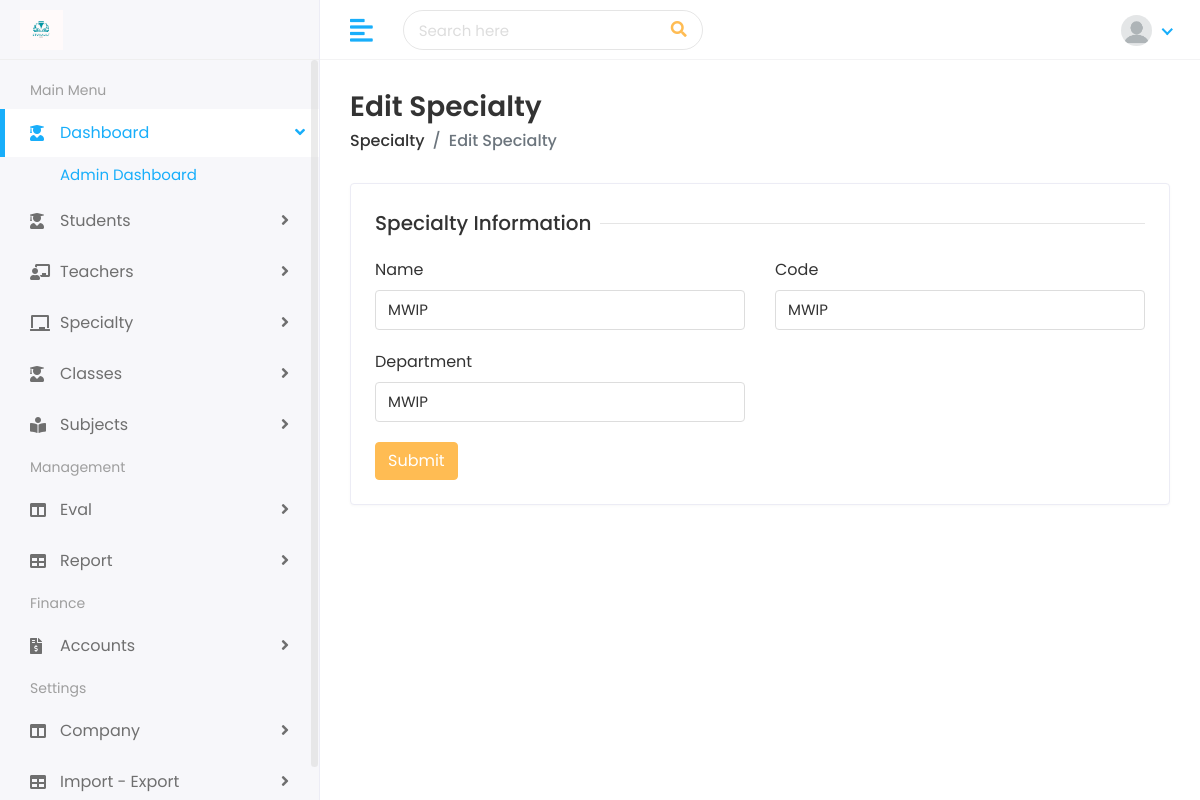
The app's page /edit_specialty/1/ (signed in), older data.
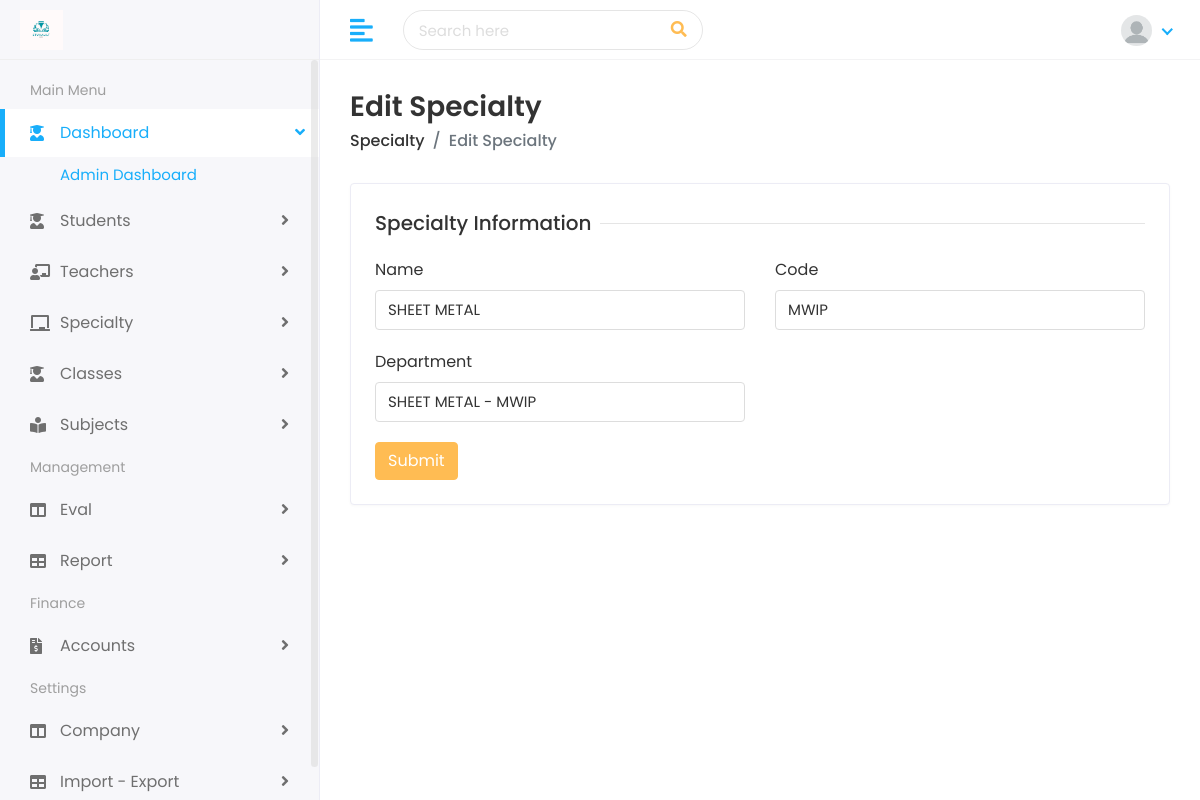
The same page, newer data.
### school/models.py (models this page shows, shortened)
class Specialty(models.Model):
    name              = models.CharField(max_length=250, unique=True,)
    code              = models.CharField(max_length=250, unique=True,)
    department        = models.CharField(max_length=250, null=True, blank=True)
    other                   = models.CharField(max_length=250, null=True, blank=True)
    added_by                = models.CharField(max_length=100, null=True)
    modified_by             = models.CharField(max_length=100, null=True, blank=True)
    slug                    = models.SlugField(max_length=255, unique=True, blank=True)
    is_actif                = models.BooleanField(default=True)
    created_on              = models.DateTimeField(auto_now_add=True)
    updated_on              = models.DateTimeField(auto_now=True)

### school/views.py (the view, shortened to what this page needs)
# urls.py: path('edit_specialty/<str:slug>/', views.edit_specialty, name="edit_specialty"),
@login_required
def edit_specialty(request, slug):
    specialty = get_object_or_404(Specialty, id=slug)
    context = {
        'specialty':specialty,
    }
    return render(request, "specialty/edit-specialty.html", context)

### templates/specialty/edit-specialty.html (shortened to what this page needs)
{% extends 'home/base.html' %}
{% load static %}
{% block body %}
<div class="page-wrapper">
    <div class="content container-fluid">
       <div class="page-header">
          <div class="row align-items-center">
             <div class="col">
                <h3 class="page-title">Edit Specialty</h3>
                <ul class="breadcrumb">
                   <li class="breadcrumb-item"><a href="{% url 'class_list' %}">Specialty</a></li>
                   <li class="breadcrumb-item active">Edit Specialty</li>
                </ul>
             </div>
          </div>
       </div>
       <div class="row">
          <div class="col-sm-12">
             <div class="card">
                <div class="card-body">
                   <form method="POST"   enctype="multipart/form-data">
                      <div class="row">
                         <div class="col-12">
                            <h5 class="form-title"><span>Specialty Information</span></h5>
                         </div>
                         <div class="col-12 col-sm-6">
                            <div class="form-group">
                               <label>Name</label>
                               <input type="text" class="form-control"  name="name" value="{{ specialty.name }}" required>
                            </div>
                         </div>
                         <div class="col-12 col-sm-6">
                            <div class="form-group">
                               <label>Code</label>
                               <input type="text" class="form-control"  name="code" value="{{ specialty.code }}" required>
                            </div>
                         </div>
                         <div class="col-12 col-sm-6">
                            <div class="form-group">
                               <label>Department</label>
                               <input type="text" class="form-control"  name="dept" value="{{ specialty.department }}" required>
                            </div>
                         </div>
                         <div class="col-12">
                            <button type="submit" class="btn btn-primary">Submit</button>
                         </div>
                      </div>
                   </form>
                </div>
                           </div>
                        </div>
                     </div>
                  </div>
               </div>
            </div>
{% endblock %}

Row changes from the older to the newer data that the page shows:
changed Specialty "MWIP": name "MWIP" → "SHEET METAL"; dept "MWIP" → "SHEET METAL - MWIP"
